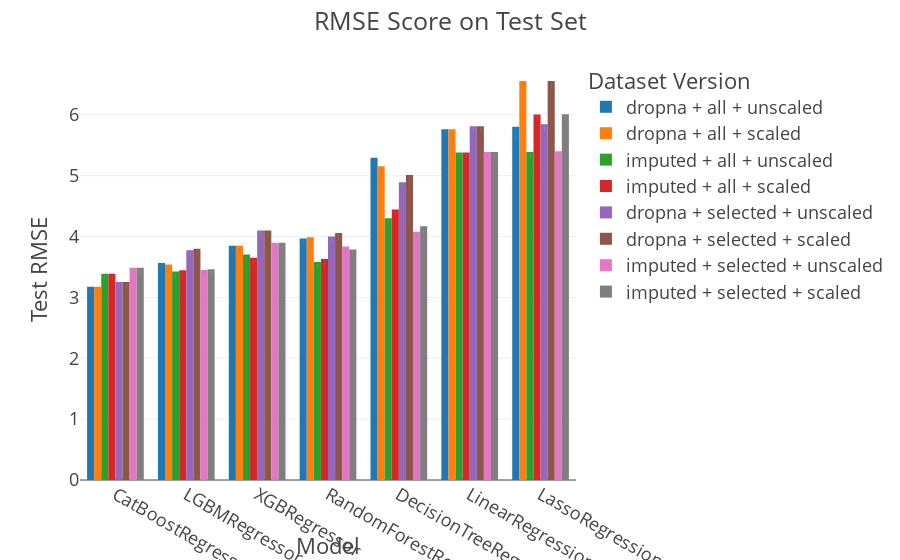

The notebook cell saved with this chart:
### Code cell
order_all = {'Dataset Version': [
    'dropna + all + unscaled', 'dropna + all + scaled',
    'imputed + all + unscaled', 'imputed + all + scaled',
    'dropna + selected + unscaled', 'dropna + selected + scaled',
    'imputed + selected + unscaled', 'imputed + selected + scaled'
]}

fig = px.bar(
    df_all_ver, x='Model', y='Test RMSE', color='Dataset Version',
    barmode='group', category_orders=order_all, text='Test RMSE'
)

fig.update_layout(title='RMSE Score on Test Set')

fig.show()

### Figure 1 — Plotly figure (JSON) as saved in the notebook; plotly's stock layout.template omitted (floating-point values rounded to 4 significant figures)
{"data": [{"alignmentgroup": "True", "hovertemplate": "Dataset Version=dropna + all + unscaled<br>Model=%{x}<br>Test RMSE=%{text}<extra></extra>", "legendgroup": "dropna + all + unscaled", "marker": {"color": "#1F77B4"}, "name": "dropna + all + unscaled", "offsetgroup": "dropna + all + unscaled", "orientation": "v", "showlegend": true, "text": [3.174, 3.567, 3.847, 3.969, 5.296, 5.762, 5.804], "textposition": "auto", "type": "bar", "x": ["CatBoostRegressor", "LGBMRegressor", "XGBRegressor", "RandomForestRegressor", "DecisionTreeRegressor", "LinearRegression", "LassoRegression"], "xaxis": "x", "y": [3.174, 3.567, 3.847, 3.969, 5.296, 5.762, 5.804], "yaxis": "y"}, {"alignmentgroup": "True", "hovertemplate": "Dataset Version=dropna + all + scaled<br>Model=%{x}<br>Test RMSE=%{text}<extra></extra>", "legendgroup": "dropna + all + scaled", "marker": {"color": "#FF7F0E"}, "name": "dropna + all + scaled", "offsetgroup": "dropna + all + scaled", "orientation": "v", "showlegend": true, "text": [3.174, 3.542, 3.847, 3.987, 5.156, 5.762, 6.556], "textposition": "auto", "type": "bar", "x": ["CatBoostRegressor", "LGBMRegressor", "XGBRegressor", "RandomForestRegressor", "DecisionTreeRegressor", "LinearRegression", "LassoRegression"], "xaxis": "x", "y": [3.174, 3.542, 3.847, 3.987, 5.156, 5.762, 6.556], "yaxis": "y"}, {"alignmentgroup": "True", "hovertemplate": "Dataset Version=imputed + all + unscaled<br>Model=%{x}<br>Test RMSE=%{text}<extra></extra>", "legendgroup": "imputed + all + unscaled", "marker": {"color": "#2CA02C"}, "name": "imputed + all + unscaled", "offsetgroup": "imputed + all + unscaled", "orientation": "v", "showlegend": true, "text": [3.389, 3.427, 3.582, 3.707, 4.3, 5.381, 5.389], "textposition": "auto", "type": "bar", "x": ["CatBoostRegressor", "LGBMRegressor", "RandomForestRegressor", "XGBRegressor", "DecisionTreeRegressor", "LinearRegression", "LassoRegression"], "xaxis": "x", "y": [3.389, 3.427, 3.582, 3.707, 4.3, 5.381, 5.389], "yaxis": "y"}, {"alignmentgroup": "True", "hovertemplate": "Dataset Version=imputed + all + scaled<br>Model=%{x}<br>Test RMSE=%{text}<extra></extra>", "legendgroup": "imputed + all + scaled", "marker": {"color": "#D62728"}, "name": "imputed + all + scaled", "offsetgroup": "imputed + all + scaled", "orientation": "v", "showlegend": true, "text": [3.389, 3.446, 3.631, 3.65, 4.445, 5.381, 6.005], "textposition": "auto", "type": "bar", "x": ["CatBoostRegressor", "LGBMRegressor", "RandomForestRegressor", "XGBRegressor", "DecisionTreeRegressor", "LinearRegression", "LassoRegression"], "xaxis": "x", "y": [3.389, 3.446, 3.631, 3.65, 4.445, 5.381, 6.005], "yaxis": "y"}, {"alignmentgroup": "True", "hovertemplate": "Dataset Version=dropna + selected + unscaled<br>Model=%{x}<br>Test RMSE=%{text}<extra></extra>", "legendgroup": "dropna + selected + unscaled", "marker": {"color": "#9467BD"}, "name": "dropna + selected + unscaled", "offsetgroup": "dropna + selected + unscaled", "orientation": "v", "showlegend": true, "text": [3.254, 3.775, 3.999, 4.101, 4.89, 5.811, 5.844], "textposition": "auto", "type": "bar", "x": ["CatBoostRegressor", "LGBMRegressor", "RandomForestRegressor", "XGBRegressor", "DecisionTreeRegressor", "LinearRegression", "LassoRegression"], "xaxis": "x", "y": [3.254, 3.775, 3.999, 4.101, 4.89, 5.811, 5.844], "yaxis": "y"}, {"alignmentgroup": "True", "hovertemplate": "Dataset Version=dropna + selected + scaled<br>Model=%{x}<br>Test RMSE=%{text}<extra></extra>", "legendgroup": "dropna + selected + scaled", "marker": {"color": "#8C564B"}, "name": "dropna + selected + scaled", "offsetgroup": "dropna + selected + scaled", "orientation": "v", "showlegend": true, "text": [3.254, 3.799, 4.059, 4.101, 5.013, 5.811, 6.556], "textposition": "auto", "type": "bar", "x": ["CatBoostRegressor", "LGBMRegressor", "RandomForestRegressor", "XGBRegressor", "DecisionTreeRegressor", "LinearRegression", "LassoRegression"], "xaxis": "x", "y": [3.254, 3.799, 4.059, 4.101, 5.013, 5.811, 6.556], "yaxis": "y"}, {"alignmentgroup": "True", "hovertemplate": "Dataset Version=imputed + selected + unscaled<br>Model=%{x}<br>Test RMSE=%{text}<extra></extra>", "legendgroup": "imputed + selected + unscaled", "marker": {"color": "#E377C2"}, "name": "imputed + selected + unscaled", "offsetgroup": "imputed + selected + unscaled", "orientation": "v", "showlegend": true, "text": [3.451, 3.487, 3.838, 3.896, 4.078, 5.39, 5.401], "textposition": "auto", "type": "bar", "x": ["LGBMRegressor", "CatBoostRegressor", "RandomForestRegressor", "XGBRegressor", "DecisionTreeRegressor", "LinearRegression", "LassoRegression"], "xaxis": "x", "y": [3.451, 3.487, 3.838, 3.896, 4.078, 5.39, 5.401], "yaxis": "y"}, {"alignmentgroup": "True", "hovertemplate": "Dataset Version=imputed + selected + scaled<br>Model=%{x}<br>Test RMSE=%{text}<extra></extra>", "legendgroup": "imputed + selected + scaled", "marker": {"color": "#7F7F7F"}, "name": "imputed + selected + scaled", "offsetgroup": "imputed + selected + scaled", "orientation": "v", "showlegend": true, "text": [3.461, 3.487, 3.789, 3.896, 4.169, 5.39, 6.01], "textposition": "auto", "type": "bar", "x": ["LGBMRegressor", "CatBoostRegressor", "RandomForestRegressor", "XGBRegressor", "DecisionTreeRegressor", "LinearRegression", "LassoRegression"], "xaxis": "x", "y": [3.461, 3.487, 3.789, 3.896, 4.169, 5.39, 6.01], "yaxis": "y"}], "layout": {"barmode": "group", "legend": {"title": {"text": "Dataset Version"}, "tracegroupgap": 0}, "margin": {"t": 60}, "title": {"text": "RMSE Score on Test Set"}, "xaxis": {"anchor": "y", "domain": [0, 1], "title": {"text": "Model"}}, "yaxis": {"anchor": "x", "domain": [0, 1], "title": {"text": "Test RMSE"}}}}
